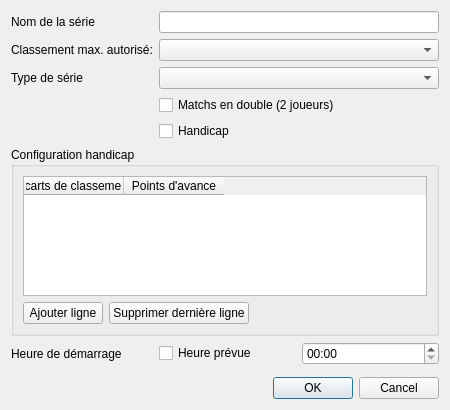
<?xml version="1.0" encoding="UTF-8"?>
<ui version="4.0">
 <class>DialogNewSerie</class>
 <widget class="QDialog" name="DialogNewSerie">
  <property name="geometry">
   <rect>
    <x>0</x>
    <y>0</y>
    <width>450</width>
    <height>400</height>
   </rect>
  </property>
  <property name="windowTitle">
   <string>Dialog</string>
  </property>
  <layout class="QFormLayout" name="formLayout">
   <item row="0" column="0">
    <widget class="QLabel" name="label">
     <property name="text">
      <string>Nom de la série</string>
     </property>
    </widget>
   </item>
   <item row="8" column="1">
    <widget class="QDialogButtonBox" name="buttonBox">
     <property name="orientation">
      <enum>Qt::Horizontal</enum>
     </property>
     <property name="standardButtons">
      <set>QDialogButtonBox::Cancel|QDialogButtonBox::Ok</set>
     </property>
    </widget>
   </item>
   <item row="0" column="1">
    <widget class="QLineEdit" name="lineEditName"/>
   </item>
   <item row="7" column="1">
    <spacer name="verticalSpacer">
     <property name="orientation">
      <enum>Qt::Vertical</enum>
     </property>
     <property name="sizeHint" stdset="0">
      <size>
       <width>20</width>
       <height>40</height>
      </size>
     </property>
    </spacer>
   </item>
   <item row="1" column="1">
    <widget class="QComboBox" name="comboBoxRanking"/>
   </item>
   <item row="1" column="0">
    <widget class="QLabel" name="label_2">
     <property name="text">
      <string>Classement max. autorisé:</string>
     </property>
    </widget>
   </item>
   <item row="2" column="0">
    <widget class="QLabel" name="label_3">
     <property name="text">
      <string>Type de série</string>
     </property>
    </widget>
   </item>
   <item row="2" column="1">
    <widget class="QComboBox" name="comboBoxType"/>
   </item>
   <item row="3" column="1">
    <widget class="QCheckBox" name="checkBoxDouble">
     <property name="text">
      <string>Matchs en double (2 joueurs)</string>
     </property>
    </widget>
   </item>
   <item row="4" column="1">
    <widget class="QCheckBox" name="checkBoxHandicap">
     <property name="text">
      <string>Handicap</string>
     </property>
    </widget>
   </item>
   <item row="5" column="0" colspan="2">
    <widget class="QGroupBox" name="groupBoxHandicap">
     <property name="title">
      <string>Configuration handicap</string>
     </property>
     <layout class="QVBoxLayout" name="verticalLayoutHandicap">
      <item>
       <widget class="QTableWidget" name="tableWidgetHandicap">
        <property name="minimumSize">
         <size>
          <width>0</width>
          <height>120</height>
         </size>
        </property>
        <property name="columnCount">
         <number>2</number>
        </property>
        <column>
         <property name="text">
          <string>Écarts de classement</string>
         </property>
        </column>
        <column>
         <property name="text">
          <string>Points d'avance</string>
         </property>
        </column>
       </widget>
      </item>
      <item>
       <layout class="QHBoxLayout" name="handicapButtonsLayout">
        <item>
         <widget class="QPushButton" name="btnAddHandicapRow">
          <property name="text">
           <string>Ajouter ligne</string>
          </property>
         </widget>
        </item>
        <item>
         <widget class="QPushButton" name="btnRemoveHandicapRow">
          <property name="text">
           <string>Supprimer dernière ligne</string>
          </property>
         </widget>
        </item>
        <item>
         <spacer name="horizontalSpacerHandicap">
          <property name="orientation">
           <enum>Qt::Horizontal</enum>
          </property>
          <property name="sizeHint" stdset="0">
           <size>
            <width>40</width>
            <height>20</height>
           </size>
          </property>
         </spacer>
        </item>
       </layout>
      </item>
     </layout>
    </widget>
   </item>
   <item row="6" column="0">
    <widget class="QLabel" name="label_4">
     <property name="text">
      <string>Heure de démarrage</string>
     </property>
    </widget>
   </item>
   <item row="6" column="1">
    <layout class="QHBoxLayout" name="startTimeLayout">
     <item>
      <widget class="QCheckBox" name="checkStartTime">
       <property name="text">
        <string>Heure prévue</string>
       </property>
      </widget>
     </item>
     <item>
      <widget class="QTimeEdit" name="timeEditStart">
       <property name="displayFormat">
        <string>HH:mm</string>
       </property>
      </widget>
     </item>
    </layout>
   </item>
  </layout>
 </widget>
 <resources/>
 <connections>
  <connection>
   <sender>buttonBox</sender>
   <signal>accepted()</signal>
   <receiver>DialogNewSerie</receiver>
   <slot>accept()</slot>
   <hints>
    <hint type="sourcelabel">
     <x>248</x>
     <y>254</y>
    </hint>
    <hint type="destinationlabel">
     <x>157</x>
     <y>274</y>
    </hint>
   </hints>
  </connection>
  <connection>
   <sender>buttonBox</sender>
   <signal>rejected()</signal>
   <receiver>DialogNewSerie</receiver>
   <slot>reject()</slot>
   <hints>
    <hint type="sourcelabel">
     <x>316</x>
     <y>260</y>
    </hint>
    <hint type="destinationlabel">
     <x>286</x>
     <y>274</y>
    </hint>
   </hints>
  </connection>
 </connections>
</ui>
